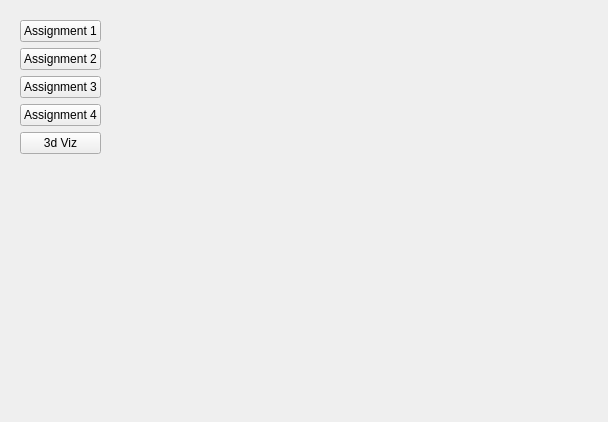
<?xml version="1.0" encoding="UTF-8"?>
<ui version="4.0">
 <class>Form</class>
 <widget class="QWidget" name="Form">
  <property name="geometry">
   <rect>
    <x>0</x>
    <y>0</y>
    <width>608</width>
    <height>422</height>
   </rect>
  </property>
  <property name="windowTitle">
   <string>Form</string>
  </property>
  <layout class="QHBoxLayout" name="horizontalLayout">
   <item>
    <widget class="QWidget" name="widget_2" native="true">
     <layout class="QVBoxLayout" name="verticalLayout">
      <item>
       <layout class="QVBoxLayout" name="verticalLayout_3"/>
      </item>
      <item>
       <widget class="QPushButton" name="assignment1Btn">
        <property name="text">
         <string>Assignment 1</string>
        </property>
       </widget>
      </item>
      <item>
       <widget class="QPushButton" name="assignment2Btn">
        <property name="text">
         <string>Assignment 2</string>
        </property>
       </widget>
      </item>
      <item>
       <widget class="QPushButton" name="assignment3Btn">
        <property name="text">
         <string>Assignment 3</string>
        </property>
       </widget>
      </item>
      <item>
       <widget class="QPushButton" name="assignment4Btn">
        <property name="text">
         <string>Assignment 4</string>
        </property>
       </widget>
      </item>
      <item>
       <widget class="QPushButton" name="vizBtn">
        <property name="text">
         <string>3d Viz</string>
        </property>
       </widget>
      </item>
      <item>
       <spacer name="verticalSpacer">
        <property name="orientation">
         <enum>Qt::Vertical</enum>
        </property>
        <property name="sizeHint" stdset="0">
         <size>
          <width>20</width>
          <height>40</height>
         </size>
        </property>
       </spacer>
      </item>
     </layout>
    </widget>
   </item>
   <item>
    <spacer name="horizontalSpacer">
     <property name="orientation">
      <enum>Qt::Horizontal</enum>
     </property>
     <property name="sizeHint" stdset="0">
      <size>
       <width>438</width>
       <height>20</height>
      </size>
     </property>
    </spacer>
   </item>
  </layout>
 </widget>
 <resources/>
 <connections/>
</ui>
